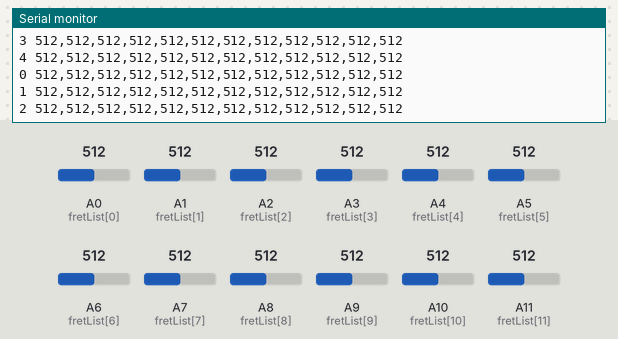
The sketch below on a simulated Arduino Mega 2560, built with avr-gcc and run on an emulated ATmega2560. Shown: the last lines printed to the serial monitor. The test bench sets the inputs (shaded band); at power-on: A0 (fretList[0]) = 512, A2 (fretList[2]) = 512, A1 (fretList[1]) = 512, A3 (fretList[3]) = 512, A4 (fretList[4]) = 512, A5 (fretList[5]) = 512, A6 (fretList[6]) = 512, A7 (fretList[7]) = 512, A8 (fretList[8]) = 512, A9 (fretList[9]) = 512, A10 (fretList[10]) = 512, A11 (fretList[11]) = 512.

Above: at 1.2 s.
1.3 s: A0 (fretList[0]) set to 104
At 1.35 s:
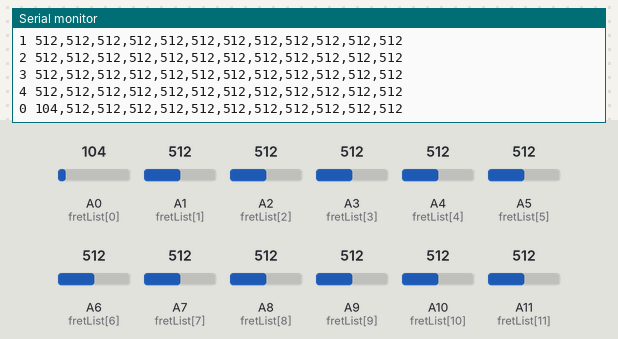
4.3 s: A0 (fretList[0]) set to 89
At 4.34 s:
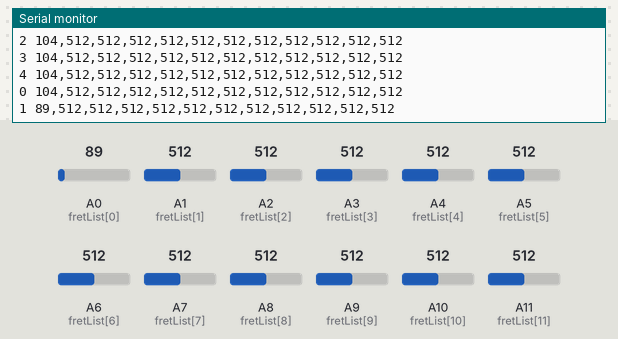
11.8 s: A2 (fretList[2]) set to 110
At 11.82 s:
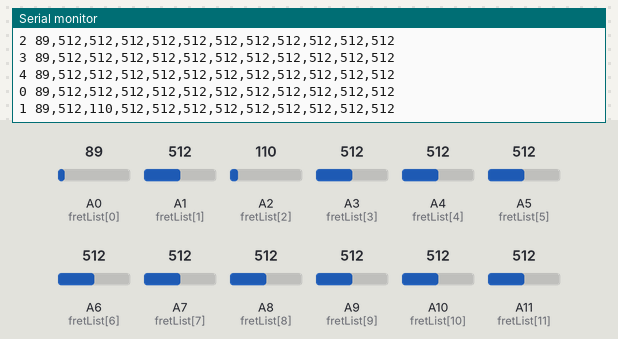
13.3 s: A2 (fretList[2]) set to 88
At 13.31 s:
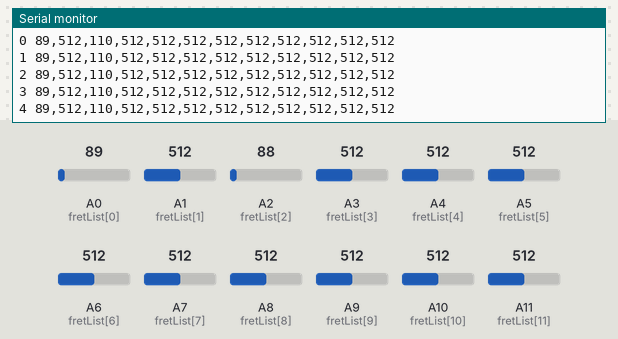
Timing chart, 0 to 16.3 s (numbered marks = the images above; inputs shaded):
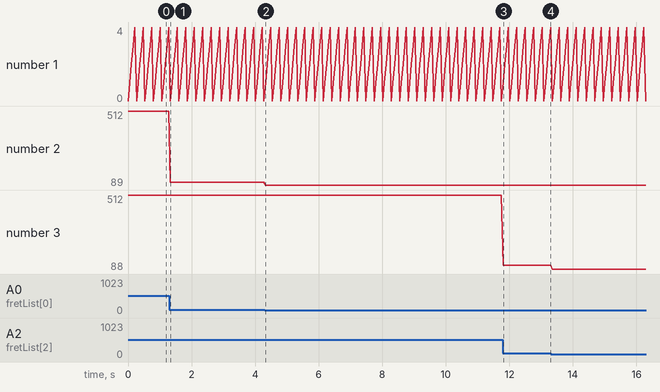

Measured:
- after the input at 1.3 s, the serial monitor: prints a new line at once (image 1)
- after the input at 4.3 s, the serial monitor: prints a new line at once (image 2)
- after the input at 11.8 s, the serial monitor: prints a new line at once (image 3)
- plotted number 2: 512 → 104 after the input at 1.3 s, 104 → 89 after the input at 4.3 s
- plotted number 3: 512 → 110 after the input at 11.8 s, 110 → 88 after the input at 13.3 s

The sketch:

GuitarArduinoFINAL.ino
```cpp
const int numStrings = 5;
const int numFrets = 12;

// Digital pins started from 3 bc 0-2 are special
const int strList[numStrings] = {3, 4, 5, 6, 7}; // MAKE SURE YOU WIRE THE RIGHT PINS OR CHANGE THE LIST
const int fretList[numFrets] = {A0, A1, A2, A3, A4, A5, A6, A7, A8, A9, A10, A11};

void setup() {
  // Strings to digital output
  for (int str = 0; str < numStrings; str++) {
    pinMode(strList[str], OUTPUT);
  }

  // Frets to analog input
  for (int fret = 0; fret < numFrets; fret++) {
    pinMode(fretList[fret], INPUT);
  }
  Serial.begin(9600);
}

void loop() {
  for (int curStr = 0; curStr < numStrings; curStr++) {
    // Set string high for reading each fret, then low for next string reading
    digitalWrite(strList[curStr], HIGH);

    // Prints to serial monitor in form "strNumber_[Array of fret values]"
    Serial.print(curStr); Serial.print(" ");
    for (int curFret = 0; curFret < numFrets; curFret++) {
      if (curFret < 11) {
        Serial.print(analogRead(fretList[curFret])); Serial.print(",");
      } else {
        Serial.print(analogRead(fretList[curFret]));
      }
    digitalWrite(strList[curStr], LOW);
    }
    Serial.println();

    delay(50);
    }
}
```
